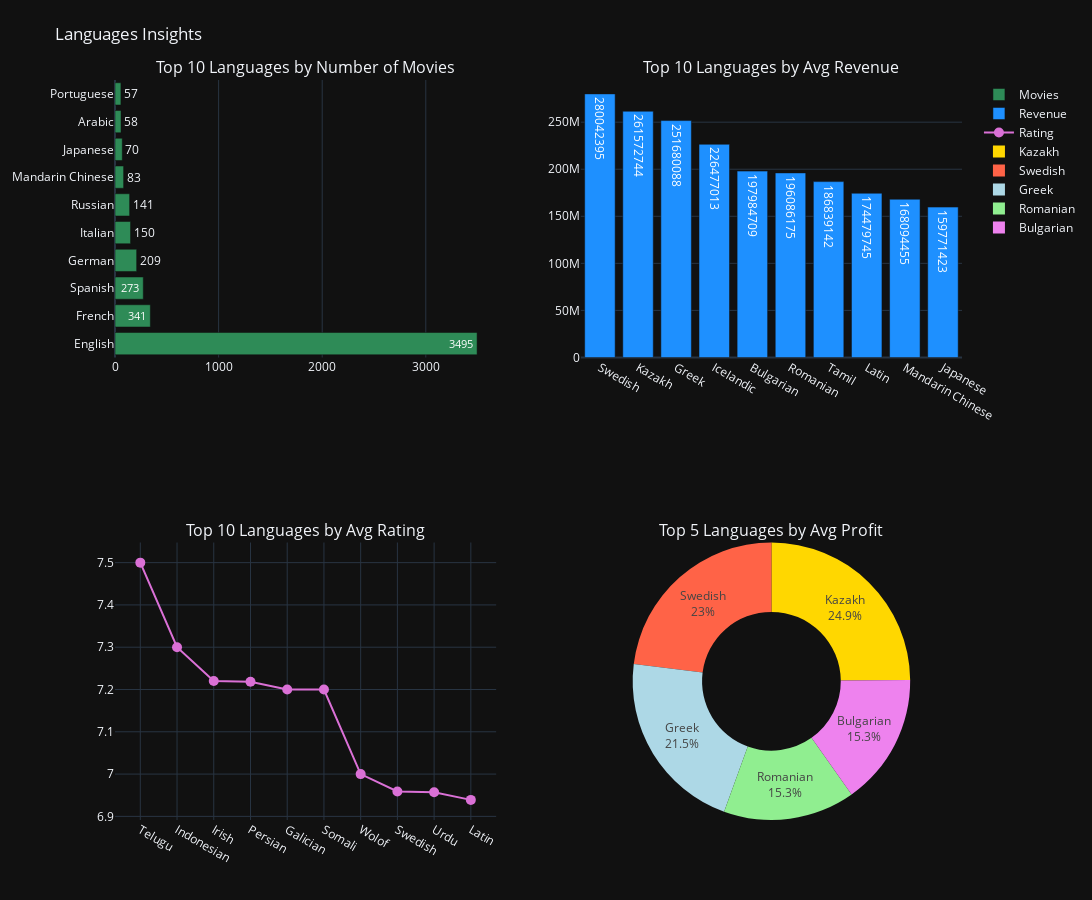

Write notebook code for a chart like this one.
### Code cell
df_exploded_lang = df.explode("languages")
df_exploded_lang["languages_clean"] = df_exploded_lang["languages"].map(language_map)

# 1) Top Languages by Number of Movies
top_languages_count = (
    df_exploded_lang["languages_clean"]
    .value_counts()
    .head(10)
)

# 2) Average Revenue per Language
avg_revenue_language = (
    df_exploded_lang.groupby("languages_clean")["revenue"]
    .mean()
    .sort_values(ascending=False)
    .head(10)
)

# 3) Average Rating per Language
avg_rating_language = (
    df_exploded_lang.groupby("languages_clean")["vote_average"]
    .mean()
    .sort_values(ascending=False)
    .head(10)
)

# 4) Average Profit per Language
avg_profit_language = (
    df_exploded_lang.groupby("languages_clean")["profit"]
    .mean()
    .sort_values(ascending=False)
    .head(5)
)

# Subplots 2×2
fig = make_subplots(
    rows=2, cols=2,
    subplot_titles=(
        "Top 10 Languages by Number of Movies",
        "Top 10 Languages by Avg Revenue",
        "Top 10 Languages by Avg Rating",
        "Top 5 Languages by Avg Profit"
    ),specs=[[{"type":"xy"}, {"type":"xy"}],
           [{"type":"xy"}, {"type":"domain"}]]
)

# Subplot 1: Number of Movies
fig.add_trace(
    go.Bar(
        y=top_languages_count.index,
        x=top_languages_count.values,
        orientation="h",
        marker_color="seagreen",
        text=top_languages_count.values,
        textposition="auto",
        name="Movies"
    ),
    row=1, col=1
)

# Subplot 2:  Revenue
fig.add_trace(
    go.Bar(
        x=avg_revenue_language.index,
        y=avg_revenue_language.values,
        marker_color="dodgerblue",
        text=avg_revenue_language.values.round(0),
        textposition="auto",
        name="Revenue"
    ),
    row=1, col=2
)

# Subplot 3: Rating
fig.add_trace(
    go.Scatter(
        x=avg_rating_language.index,
        y=avg_rating_language.values,
        mode="markers+lines",
        marker=dict(size=10, color="orchid"),
        name="Rating"
    ),
    row=2, col=1
)

# Subplot 4: Profit
fig.add_trace(
    go.Pie(
        labels=avg_profit_language.index,
        values=avg_profit_language.values,
        textinfo="label+percent",hole=0.5,
        marker=dict(colors=["gold","tomato","lightblue","lightgreen","violet"]),
        name="Profit"
    ),
    row=2, col=2
)

# Layout
fig.update_layout(
    height=900, width=1100,
    title_text="Languages Insights",
    template="plotly_dark",
    margin=dict(t=80, b=80, l=60, r=60)
)

fig.show()

### Figure 1 — Plotly figure (JSON) as saved in the notebook; plotly's stock layout.template omitted (floating-point values rounded to 4 significant figures)
{"data": [{"marker": {"color": "seagreen"}, "name": "Movies", "orientation": "h", "text": [3495.0, 341.0, 273.0, 209.0, 150.0, 141.0, 83.0, 70.0, 58.0, 57.0], "textposition": "auto", "type": "bar", "x": [3495, 341, 273, 209, 150, 141, 83, 70, 58, 57], "xaxis": "x", "y": ["English", "French", "Spanish", "German", "Italian", "Russian", "Mandarin Chinese", "Japanese", "Arabic", "Portuguese"], "yaxis": "y"}, {"marker": {"color": "dodgerblue"}, "name": "Revenue", "text": [280000000.0, 261600000.0, 251700000.0, 226500000.0, 198000000.0, 196100000.0, 186800000.0, 174500000.0, 168100000.0, 159800000.0], "textposition": "auto", "type": "bar", "x": ["Swedish", "Kazakh", "Greek", "Icelandic", "Bulgarian", "Romanian", "Tamil", "Latin", "Mandarin Chinese", "Japanese"], "xaxis": "x2", "y": [280000000.0, 261600000.0, 251700000.0, 226500000.0, 198000000.0, 196100000.0, 186800000.0, 174500000.0, 168100000.0, 159800000.0], "yaxis": "y2"}, {"marker": {"color": "orchid", "size": 10}, "mode": "markers+lines", "name": "Rating", "type": "scatter", "x": ["Telugu", "Indonesian", "Irish", "Persian", "Galician", "Somali", "Wolof", "Swedish", "Urdu", "Latin"], "xaxis": "x3", "y": [7.5, 7.3, 7.22, 7.218, 7.2, 7.2, 7.0, 6.959, 6.957, 6.939], "yaxis": "y3"}, {"domain": {"x": [0.55, 1], "y": [0, 0.375]}, "hole": 0.5, "labels": ["Kazakh", "Swedish", "Greek", "Romanian", "Bulgarian"], "marker": {"colors": ["gold", "tomato", "lightblue", "lightgreen", "violet"]}, "name": "Profit", "textinfo": "label+percent", "type": "pie", "values": [243600000.0, 225500000.0, 210200000.0, 150400000.0, 150300000.0]}], "layout": {"annotations": [{"font": {"size": 16}, "showarrow": false, "text": "Top 10 Languages by Number of Movies", "x": 0.225, "xanchor": "center", "xref": "paper", "y": 1, "yanchor": "bottom", "yref": "paper"}, {"font": {"size": 16}, "showarrow": false, "text": "Top 10 Languages by Avg Revenue", "x": 0.775, "xanchor": "center", "xref": "paper", "y": 1, "yanchor": "bottom", "yref": "paper"}, {"font": {"size": 16}, "showarrow": false, "text": "Top 10 Languages by Avg Rating", "x": 0.225, "xanchor": "center", "xref": "paper", "y": 0.375, "yanchor": "bottom", "yref": "paper"}, {"font": {"size": 16}, "showarrow": false, "text": "Top 5 Languages by Avg Profit", "x": 0.775, "xanchor": "center", "xref": "paper", "y": 0.375, "yanchor": "bottom", "yref": "paper"}], "height": 900, "margin": {"b": 80, "l": 60, "r": 60, "t": 80}, "title": {"text": "Languages Insights"}, "width": 1100, "xaxis": {"anchor": "y", "domain": [0, 0.45]}, "xaxis2": {"anchor": "y2", "domain": [0.55, 1]}, "xaxis3": {"anchor": "y3", "domain": [0, 0.45]}, "yaxis": {"anchor": "x", "domain": [0.625, 1]}, "yaxis2": {"anchor": "x2", "domain": [0.625, 1]}, "yaxis3": {"anchor": "x3", "domain": [0, 0.375]}}}
